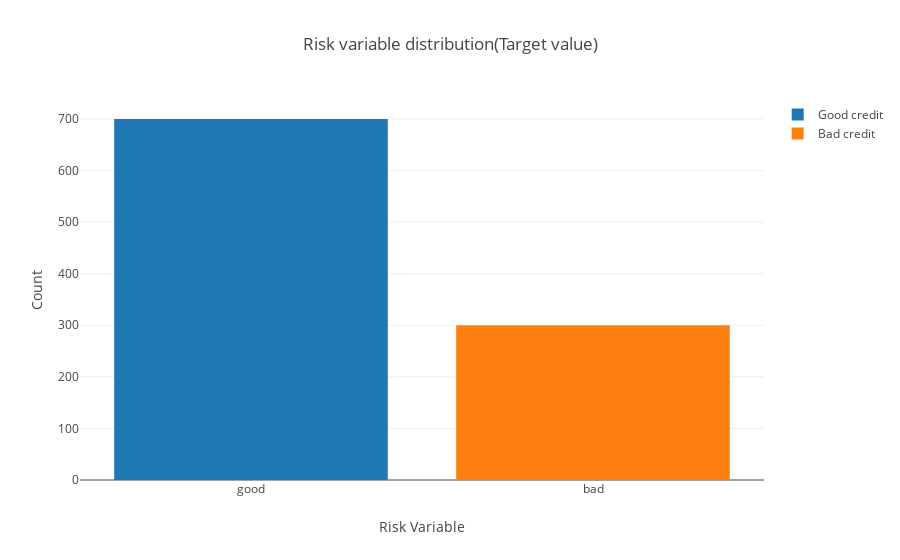

Notebook code cell kept with this figure:
### Code cell
import plotly.offline as py 
py.init_notebook_mode(connected=True)
import plotly.graph_objs as go 
import plotly.tools as tls
import warnings 
from collections import Counter 

trace0 = go.Bar(
            x = df_credit[df_credit["Risk"]== 'good']["Risk"].value_counts().index.values,
            y = df_credit[df_credit["Risk"]== 'good']["Risk"].value_counts().values,
            name='Good credit'
    )

trace1 = go.Bar(
            x = df_credit[df_credit["Risk"]== 'bad']["Risk"].value_counts().index.values,
            y = df_credit[df_credit["Risk"]== 'bad']["Risk"].value_counts().values,
            name='Bad credit'
    )

data = [trace0, trace1]

layout = go.Layout(
    
)

layout = go.Layout(
    yaxis=dict(
        title='Count'
    ),
    xaxis=dict(
        title='Risk Variable'
    ),
    title='Risk variable distribution(Target value)'
)

fig = go.Figure(data=data, layout=layout)

py.iplot(fig, filename='grouped-bar')

### Figure 1 — Plotly figure (JSON) as saved in the notebook; plotly's stock layout.template omitted (floating-point values rounded to 4 significant figures)
{"data": [{"name": "Good credit", "type": "bar", "uid": "ee185368-433d-443b-a815-9bded1a17938", "x": ["good"], "y": [700]}, {"name": "Bad credit", "type": "bar", "uid": "284cfaf2-0cbc-42b6-85b7-f5809ce0f575", "x": ["bad"], "y": [300]}], "layout": {"title": {"text": "Risk variable distribution(Target value)"}, "xaxis": {"title": {"text": "Risk Variable"}}, "yaxis": {"title": {"text": "Count"}}}}
